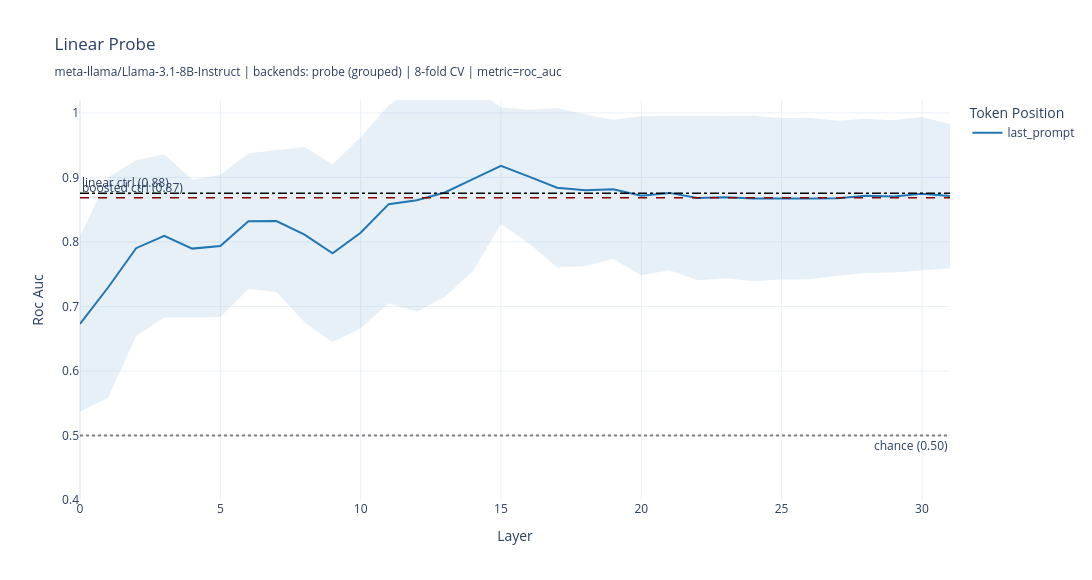

The notebook cell this image was saved under:
### Markdown cell above
## Visualization & Summary

Probe curves with control baselines.

### Code cell
# Prepare results dict for plotting
label = f"probe ({cfg.cv_mode})"
all_results = {label: {pos: pr.cv_scores for pos, pr in results.items()}}

plot_probe_curves(
    all_results, cfg.token_positions, cfg.model_name, n_folds,
    metric="roc_auc",
    ctrl_linear=res_lin["roc_auc_mean"],
    ctrl_boosted=res_bst["roc_auc_mean"],
    save_path=cfg.reports_dir / f"probe_{cfg.safe_model_name}_{cfg.cv_mode}.html",
).show()

### Figure 1 — Plotly figure (JSON) as saved in the notebook; plotly's stock layout.template omitted (floating-point values rounded to 4 significant figures)
{"data": [{"legendgroup": "last_prompt", "line": {"color": "#1f77b4", "dash": "solid", "width": 2}, "mode": "lines", "name": "last_prompt", "showlegend": true, "type": "scatter", "x": [0, 1, 2, 3, 4, 5, 6, 7, 8, 9, 10, 11, 12, 13, 14, 15, 16, 17, 18, 19, 20, 21, 22, 23, 24, 25, 26, 27, 28, 29, 30, 31], "y": [0.6731, 0.7294, 0.7903, 0.8096, 0.7897, 0.7937, 0.8322, 0.8324, 0.8113, 0.7824, 0.8143, 0.8586, 0.8645, 0.8767, 0.8973, 0.9179, 0.9012, 0.8841, 0.8801, 0.8815, 0.8715, 0.876, 0.8679, 0.8694, 0.8674, 0.8669, 0.8673, 0.8678, 0.8714, 0.8705, 0.8748, 0.8711]}, {"fill": "toself", "fillcolor": "#1f77b4", "hoverinfo": "skip", "legendgroup": "last_prompt", "line": {"color": "rgba(0,0,0,0)"}, "opacity": 0.1, "showlegend": false, "type": "scatter", "x": [0, 1, 2, 3, 4, 5, 6, 7, 8, 9, 10, 11, 12, 13, 14, 15, 16, 17, 18, 19, 20, 21, 22, 23, 24, 25, 26, 27, 28, 29, 30, 31, 31, 30, 29, 28, 27, 26, 25, 24, 23, 22, 21, 20, 19, 18, 17, 16, 15, 14, 13, 12, 11, 10, 9, 8, 7, 6, 5, 4, 3, 2, 1, 0], "y": [0.8088, 0.9001, 0.9265, 0.9364, 0.8966, 0.9037, 0.9374, 0.9425, 0.9472, 0.9203, 0.9624, 1.012, 1.037, 1.038, 1.04, 1.008, 1.005, 1.008, 0.9975, 0.9893, 0.9946, 0.9957, 0.9951, 0.9952, 0.9957, 0.9921, 0.9923, 0.9878, 0.9909, 0.9886, 0.9935, 0.983, 0.7592, 0.7561, 0.7525, 0.752, 0.7477, 0.7423, 0.7416, 0.7391, 0.7436, 0.7408, 0.7563, 0.7483, 0.7737, 0.7627, 0.7605, 0.7974, 0.8277, 0.7545, 0.7149, 0.6918, 0.7049, 0.6662, 0.6445, 0.6755, 0.7223, 0.7269, 0.6838, 0.6827, 0.6829, 0.6541, 0.5586, 0.5373]}], "layout": {"annotations": [{"showarrow": false, "text": "linear ctrl (0.88)", "x": 0, "xanchor": "left", "xref": "x domain", "y": 0.8753, "yanchor": "bottom", "yref": "y"}, {"showarrow": false, "text": "boosted ctrl (0.87)", "x": 0, "xanchor": "left", "xref": "x domain", "y": 0.8686, "yanchor": "bottom", "yref": "y"}, {"showarrow": false, "text": "chance (0.50)", "x": 1, "xanchor": "right", "xref": "x domain", "y": 0.5, "yanchor": "top", "yref": "y"}], "height": 580, "hovermode": "x unified", "legend": {"title": {"text": "Token Position"}}, "shapes": [{"line": {"color": "black", "dash": "dashdot", "width": 1.5}, "type": "line", "x0": 0, "x1": 1, "xref": "x domain", "y0": 0.8753, "y1": 0.8753, "yref": "y"}, {"line": {"color": "darkred", "dash": "dash", "width": 1.5}, "type": "line", "x0": 0, "x1": 1, "xref": "x domain", "y0": 0.8686, "y1": 0.8686, "yref": "y"}, {"line": {"color": "gray", "dash": "dot"}, "type": "line", "x0": 0, "x1": 1, "xref": "x domain", "y0": 0.5, "y1": 0.5, "yref": "y"}], "title": {"text": "Linear Probe<br><sub>meta-llama/Llama-3.1-8B-Instruct | backends: probe (grouped) | 8-fold CV | metric=roc_auc</sub>"}, "width": 1100, "xaxis": {"title": {"text": "Layer"}}, "yaxis": {"range": [0.4, 1.02], "title": {"text": "Roc Auc"}}}}
